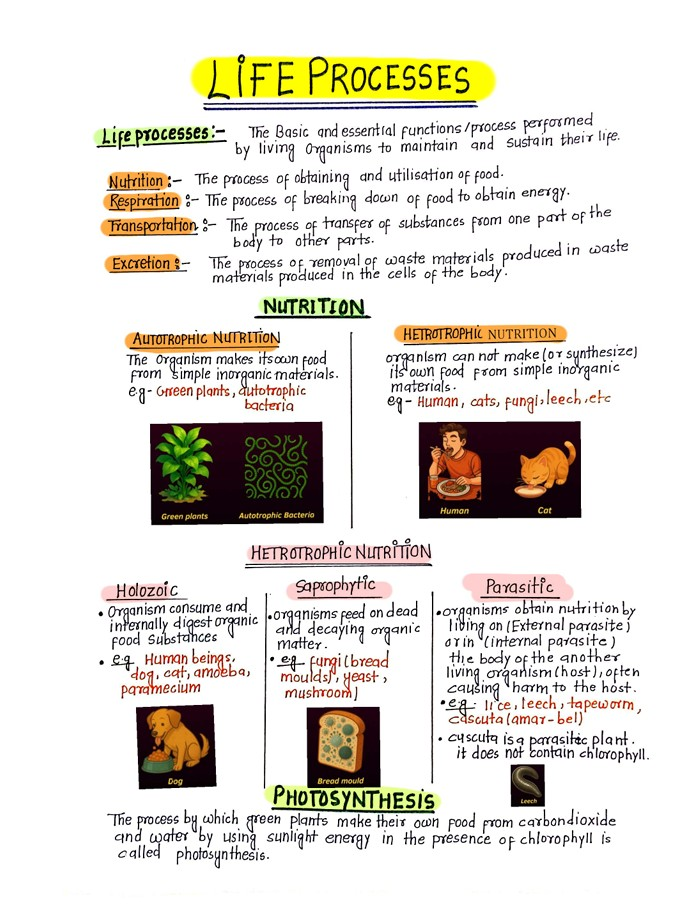
#> input picture input_images/Screenshot 2025-12-29 205447.jpg, 673 x 921 px, found by its file name
$ python paddle_ocr.py
#> lines starting #> are read from the running program, lines starting #| are printed output that depends on the picture
### ocr/preprocess.py
import cv2
import numpy as np

def preprocess_for_ocr(image_path, output_path):
    # Load image
    img = cv2.imread(image_path)
#> img is the input picture: shape (921, 673, 3); mean B, G, R 214.4, 221.7, 225.7

    # Convert to grayscale
    gray = cv2.cvtColor(img, cv2.COLOR_BGR2GRAY)
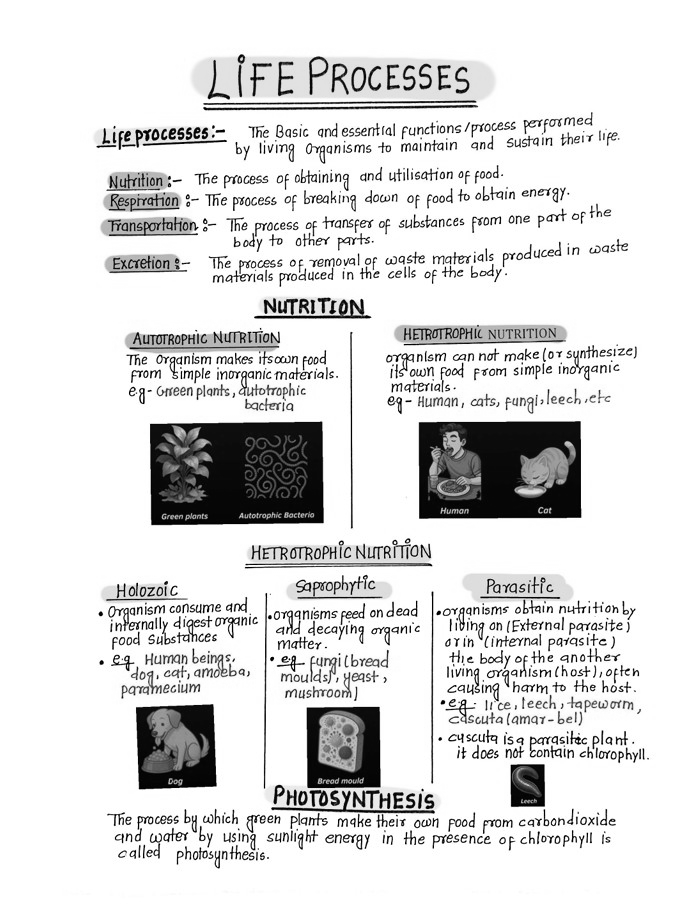
#> gray: shape (921, 673); min 0, max 255, mean 222.1

    # Resize (OCR likes larger text)
    gray = cv2.resize(
        gray,
        None,
        fx=1.7,
        fy=1.7,
        interpolation=cv2.INTER_CUBIC
    )
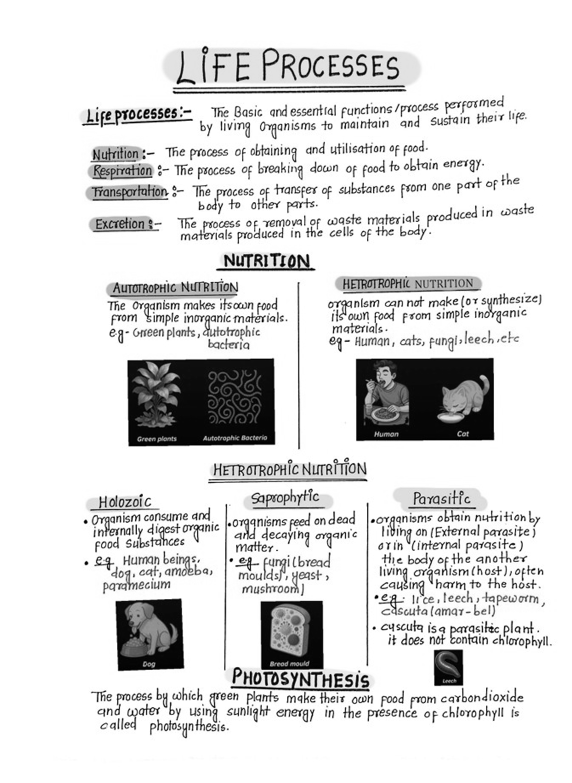
#> gray: shape (1566, 1144) (shown at 1/2 size); min 0, max 255, mean 221.8

    # --- Background estimation (scanner trick) ---
    # Large blur to estimate paper background
    background = cv2.GaussianBlur(gray, (61, 61), 0)
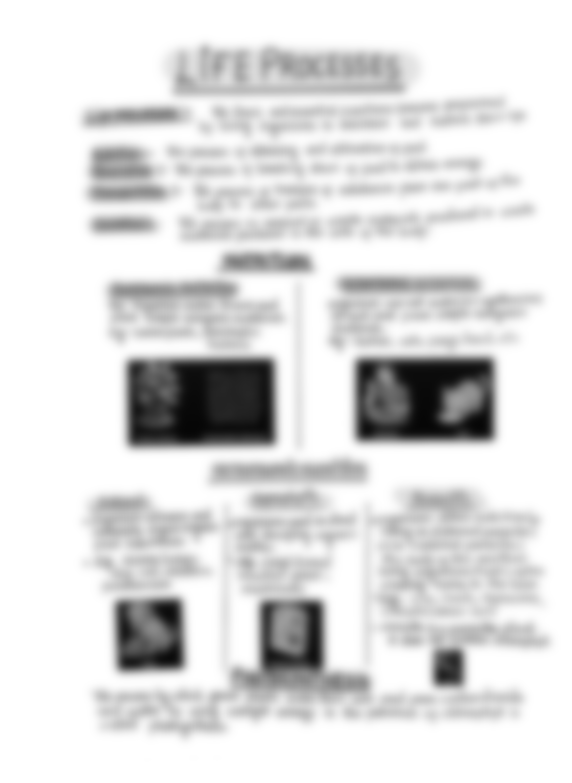
#> background: shape (1566, 1144) (shown at 1/2 size); min 6, max 255, mean 221.8

    # Normalize image by background
    normalized = cv2.divide(gray, background, scale=255)
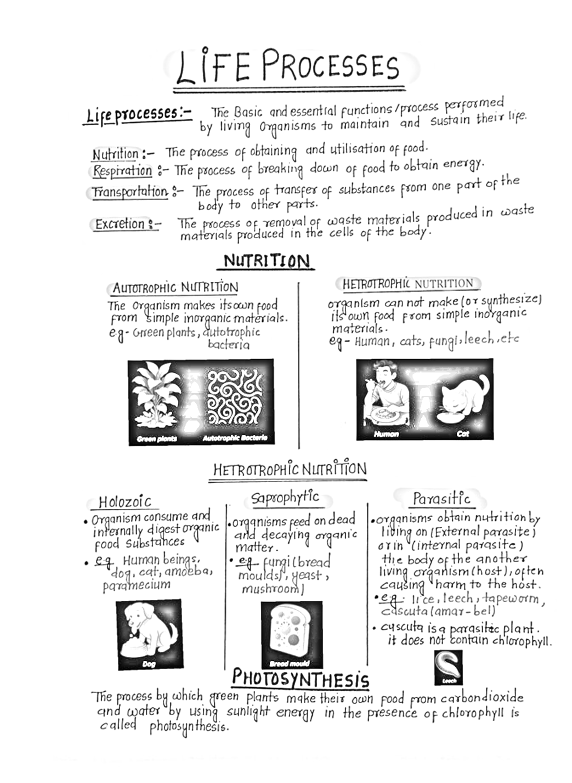
#> normalized: shape (1566, 1144) (shown at 1/2 size); min 0, max 255, mean 234.6

    # --- Mild contrast enhancement ---
    clahe = cv2.createCLAHE(
        clipLimit=1.5,
        tileGridSize=(16, 16)
    )
    enhanced = clahe.apply(normalized)

    # --- Gentle smoothing (remove paper grain only) ---
    smoothed = cv2.medianBlur(enhanced, 3)

    # --- Final normalization ---
    final = cv2.normalize(
        smoothed,
        None,
        alpha=0,
        beta=255,
        norm_type=cv2.NORM_MINMAX
    )

    cv2.imwrite(output_path, final)

### ocr/paddle_ocr.py
from paddleocr import PaddleOCR
import os
from preprocess import preprocess_for_ocr
from text_corrector import correct_ocr_text
import re
from assist_corrector import assist_correct_text

def clean_ocr_artifacts(text):
    # Remove stray OCR symbols
    text = re.sub(r"[\\*]+", "", text)

    # Fix spacing around punctuation
    text = re.sub(r"\s+([.,])", r"\1", text)

    return text

# -------------------------------
# PATHS
# -------------------------------
RAW_IMAGE = r"C:\Users\kevin\NotesAI\input_images\Screenshot 2025-12-29 205447.jpg"
PREPROCESSED_IMAGE = r"C:\Users\kevin\NotesAI\input_images\preprocessed.png"
OUTPUT_PATH = r"C:\Users\kevin\NotesAI\output_text\ocr_output.txt"

assert os.path.exists(RAW_IMAGE), "❌ Raw image not found"

# -------------------------------
# PREPROCESS IMAGE
# -------------------------------
preprocess_for_ocr(RAW_IMAGE, PREPROCESSED_IMAGE)

# -------------------------------
# INIT OCR
# -------------------------------
#> (the run stopped early here; a loop or call above may not have finished)
